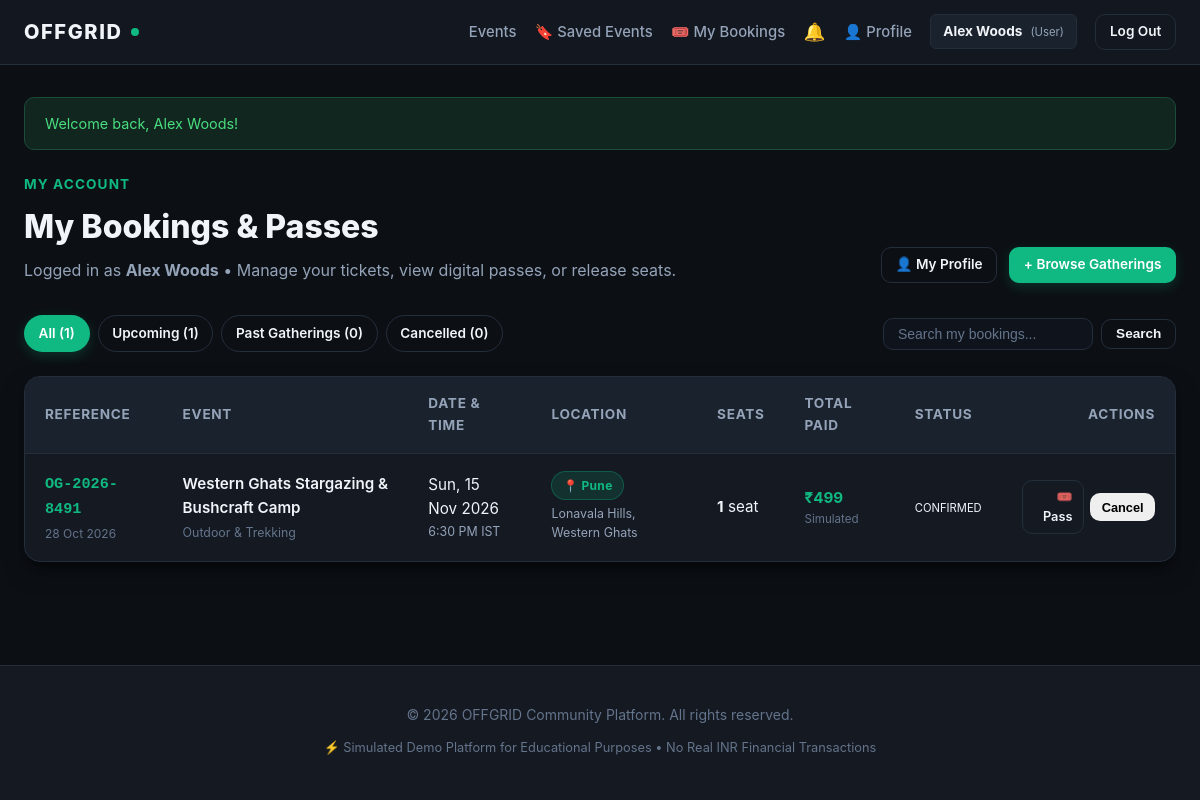
The app's page /my-bookings.php (signed in) with its own data.
### tables this page shows
CREATE TABLE `bookings` (
    `id` INT AUTO_INCREMENT PRIMARY KEY,
    `booking_code` VARCHAR(32) NOT NULL UNIQUE,
    `user_id` INT NOT NULL,
    `event_id` INT NOT NULL,
    `tickets_count` INT NOT NULL DEFAULT 1,
    `total_amount` DECIMAL(10, 2) NOT NULL DEFAULT 0.00,
    `payment_method` VARCHAR(50) NOT NULL DEFAULT 'Simulated Demo Payment',
    `payment_status` ENUM('confirmed', 'cancelled') NOT NULL DEFAULT 'confirmed',
    `payment_reference` VARCHAR(64) NOT NULL,
    `booking_date` TIMESTAMP DEFAULT CURRENT_TIMESTAMP,
    CONSTRAINT `fk_bookings_user`
        FOREIGN KEY (`user_id`) REFERENCES `users` (`id`)
        ON DELETE CASCADE
        ON UPDATE CASCADE,
    CONSTRAINT `fk_bookings_event`
        FOREIGN KEY (`event_id`) REFERENCES `events` (`id`)
        ON DELETE CASCADE
        ON UPDATE CASCADE,
     
    CONSTRAINT `unique_user_event_booking`
        UNIQUE (`user_id`, `event_id`)
);

CREATE TABLE `events` (
    `id` INT AUTO_INCREMENT PRIMARY KEY,
    `title` VARCHAR(200) NOT NULL,
    `category` VARCHAR(50) NOT NULL DEFAULT 'Outdoor & Adventure',
    `description` TEXT NOT NULL,
    `city` VARCHAR(100) NOT NULL DEFAULT 'All India',
    `location` VARCHAR(200) NOT NULL,
    `event_date` DATE NOT NULL,
    `event_time` TIME NOT NULL,
    `price` DECIMAL(10, 2) NOT NULL DEFAULT 0.00,
    `total_capacity` INT NOT NULL,
    `available_seats` INT NOT NULL,
    `image` VARCHAR(255) DEFAULT 'default-event.jpg',
    `status` ENUM('active', 'draft', 'completed', 'cancelled') NOT NULL DEFAULT 'active',
    `created_by` INT NULL,
    `created_at` TIMESTAMP DEFAULT CURRENT_TIMESTAMP,
    CONSTRAINT `fk_events_created_by`
        FOREIGN KEY (`created_by`) REFERENCES `users` (`id`)
        ON DELETE SET NULL
        ON UPDATE CASCADE,
    CONSTRAINT `chk_seats_non_negative`
        CHECK (`available_seats` >= 0)
);

### my-bookings.php (the view, shortened to what this page needs)
<?php
require_once __DIR__ . '/config/db.php';
require_once __DIR__ . '/includes/functions.php';
$currentUser = current_user();
$tab    = trim($_GET['tab'] ?? 'all');
$search = trim($_GET['search'] ?? '');
$today = date('Y-m-d');
$where = ['b.user_id = ?'];
$params = [$currentUser['id']];
$whereSql = implode(' AND ', $where);
$bookings = [];
try {
    $stmt = $pdo->prepare("
        SELECT b.id, b.booking_code, b.tickets_count, b.total_amount, b.payment_method,
               b.payment_status, b.payment_reference, b.booking_date,
               e.id AS event_id, e.title AS event_title, e.city, e.location, e.event_date,
               e.event_time, e.category, e.price, e.status AS event_status
        FROM bookings b
        JOIN events e ON b.event_id = e.id
        WHERE {$whereSql}
        ORDER BY b.booking_date DESC
    ");
    $stmt->execute($params);
    $bookings = $stmt->fetchAll();
} catch (PDOException $e) {
    error_log('[OFFGRID MY BOOKINGS ERROR] ' . $e->getMessage());
}
$tabCounts = ['all' => 0, 'upcoming' => 0, 'past' => 0, 'cancelled' => 0];
try {
    $countStmt = $pdo->prepare("
        SELECT
            COUNT(b.id) AS all_count,
            COUNT(CASE WHEN b.payment_status = 'confirmed' AND e.event_date >= ? THEN 1 END) AS upcoming_count,
            COUNT(CASE WHEN b.payment_status = 'confirmed' AND e.event_date < ? THEN 1 END) AS past_count,
            COUNT(CASE WHEN b.payment_status = 'cancelled' THEN 1 END) AS cancelled_count
        FROM bookings b
        JOIN events e ON b.event_id = e.id
        WHERE b.user_id = ?
    ");
    $countStmt->execute([$today, $today, $currentUser['id']]);
    $res = $countStmt->fetch();
    if ($res) {
        $tabCounts['all']       = (int)$res['all_count'];
        $tabCounts['upcoming']  = (int)$res['upcoming_count'];
        $tabCounts['past']      = (int)$res['past_count'];
        $tabCounts['cancelled'] = (int)$res['cancelled_count'];
    }
} catch (PDOException $e) {
    error_log('[OFFGRID TAB COUNTS ERROR] ' . $e->getMessage());
}
require_once __DIR__ . '/includes/header.php';
?>
<div style="margin-bottom: 2rem; display: flex; justify-content: space-between; align-items: flex-end; flex-wrap: wrap; gap: 1rem;">
    <div>
        <div style="font-size: 0.85rem; text-transform: uppercase; letter-spacing: 0.08em; color: var(--brand-accent); font-weight: 700; margin-bottom: 0.35rem;">
            My Account
        </div>
        <h1 style="font-size: 2rem; font-weight: 800; margin-bottom: 0.35rem;">My Bookings & Passes</h1>
        <p style="color: var(--text-secondary);">
            Logged in as <strong><?= e($currentUser['name']) ?></strong> &bull; Manage your tickets, view digital passes, or release seats.
        </p>
    </div>
    <div style="display: flex; gap: 0.75rem;">
        <a href="profile.php" class="btn btn-outline btn-sm">👤 My Profile</a>
        <a href="index.php" class="btn btn-primary btn-sm">+ Browse Gatherings</a>
    </div>
</div>
<div style="display: flex; justify-content: space-between; align-items: center; flex-wrap: wrap; gap: 1rem; margin-bottom: 1.5rem;">
    <div style="display: flex; gap: 0.5rem; flex-wrap: wrap;" role="tablist">
        <a href="my-bookings.php?tab=all<?= $search !== '' ? '&search=' . urlencode($search) : '' ?>"
           class="btn btn-sm <?= ($tab === 'all') ? 'btn-primary' : 'btn-outline' ?>" style="border-radius: 9999px;">
            All (<?= $tabCounts['all'] ?>)
        </a>
        <a href="my-bookings.php?tab=upcoming<?= $search !== '' ? '&search=' . urlencode($search) : '' ?>"
           class="btn btn-sm <?= ($tab === 'upcoming') ? 'btn-primary' : 'btn-outline' ?>" style="border-radius: 9999px;">
            Upcoming (<?= $tabCounts['upcoming'] ?>)
        </a>
        <a href="my-bookings.php?tab=past<?= $search !== '' ? '&search=' . urlencode($search) : '' ?>"
           class="btn btn-sm <?= ($tab === 'past') ? 'btn-primary' : 'btn-outline' ?>" style="border-radius: 9999px;">
            Past Gatherings (<?= $tabCounts['past'] ?>)
        </a>
        <a href="my-bookings.php?tab=cancelled<?= $search !== '' ? '&search=' . urlencode($search) : '' ?>"
           class="btn btn-sm <?= ($tab === 'cancelled') ? 'btn-primary' : 'btn-outline' ?>" style="border-radius: 9999px;">
            Cancelled (<?= $tabCounts['cancelled'] ?>)
        </a>
    </div>
    <form action="my-bookings.php" method="GET" style="display: flex; gap: 0.5rem; align-items: center; min-width: 260px;">
        <input
            type="text"
            name="search"
            class="form-control"
            placeholder="Search my bookings..."
            value="<?= e($search) ?>"
            style="padding: 0.45rem 0.85rem; font-size: 0.875rem;"
            autocomplete="off"
        >
        <button type="submit" class="btn btn-outline btn-sm">Search</button>
    </form>
</div>
<?php if (!empty($bookings)): ?>
    <div class="bookings-table-wrapper">
        <table class="data-table">
            <thead>
                <tr>
                    <th>Reference</th>
                    <th>Event</th>
                    <th>Date & Time</th>
                    <th>Location</th>
                    <th>Seats</th>
                    <th>Total Paid</th>
                    <th>Status</th>
                    <th style="text-align: right;">Actions</th>
                </tr>
            </thead>
            <tbody>
                <?php foreach ($bookings as $b): ?>
                    <?php
                    $isCancelled = ($b['payment_status'] === 'cancelled');
                    $isPast = ($b['event_date'] < $today);
                    ?>
                    <tr style="<?= $isCancelled ? 'opacity: 0.75;' : '' ?>">
                        <td>
                            <code style="color: <?= $isCancelled ? 'var(--text-muted)' : 'var(--brand-accent)' ?>; font-weight: 700; font-size: 0.95rem;">
                                <?= e($b['booking_code']) ?>
                            </code>
                            <div style="font-size: 0.75rem; color: var(--text-muted); margin-top: 0.15rem;">
                                <?= e(date('d M Y', strtotime($b['booking_date']))) ?>
                            </div>
                        </td>
                        <td>
                            <a href="event-details.php?id=<?= (int)$b['event_id'] ?>" style="color: var(--text-primary); font-weight: 600; text-decoration: none;">
                                <?= e($b['event_title']) ?>
                            </a>
                            <div style="font-size: 0.775rem; color: var(--text-muted); margin-top: 0.15rem;"><?= e($b['category']) ?></div>
                        </td>
                        <td>
                            <div><?= e(format_event_date($b['event_date'])) ?></div>
                            <div style="font-size: 0.775rem; color: var(--text-secondary);"><?= e(format_event_time($b['event_time'])) ?></div>
                        </td>
                        <td>
                            <div style="font-weight: 600;"><span class="badge-city-solid">📍 <?= e($b['city'] ?? 'India') ?></span></div>
                            <div style="font-size: 0.775rem; color: var(--text-secondary); margin-top: 0.2rem;"><?= e($b['location']) ?></div>
                        </td>
                        <td>
                            <strong><?= (int)$b['tickets_count'] ?></strong> <?= $b['tickets_count'] === 1 ? 'seat' : 'seats' ?>
                        </td>
                        <td>
                            <strong style="color: <?= $isCancelled ? 'var(--text-muted)' : 'var(--brand-accent)' ?>;">
                                <?= e(format_price($b['total_amount'])) ?>
                            </strong>
                            <div style="font-size: 0.725rem; color: var(--text-muted);">Simulated</div>
                        </td>
                        <td>
                            <?php if ($isCancelled): ?>
                                <span class="badge-status-cancelled" style="font-size: 0.7rem;">
                                    CANCELLED
                                </span>
                            <?php elseif ($isPast): ?>
                                <span class="badge-status-completed" style="font-size: 0.7rem;">
                                    COMPLETED
                                </span>
                            <?php else: ?>
                                <span class="badge-status-active" style="font-size: 0.7rem;">
                                    CONFIRMED
                                </span>
                            <?php endif; ?>
                        </td>
                        <td style="text-align: right;">
                            <div style="display: inline-flex; gap: 0.4rem; align-items: center; justify-content: flex-end;">
                                <a href="booking-confirmation.php?code=<?= urlencode($b['booking_code']) ?>" class="btn btn-outline btn-sm" style="padding: 0.35rem 0.65rem; font-size: 0.8rem;">
                                    🎟️ Pass
                                </a>
                                <?php if (!$isCancelled && !$isPast): ?>
                                    <form action="booking-cancel.php" method="POST" style="display: inline;" onsubmit="return confirmCancelReservation(<?= htmlspecialchars(json_encode($b['event_title']), ENT_QUOTES, 'UTF-8') ?>, <?= (int)$b['tickets_count'] ?>);">
                                        <button type="submit" class="btn btn-danger-outline btn-sm" style="padding: 0.35rem 0.65rem; font-size: 0.8rem;" title="Cancel this reservation and release seats">
                                            Cancel
                                        </button>
                                    </form>
                                <?php endif; ?>
                            </div>
                        </td>
                    </tr>
                <?php endforeach; ?>
            </tbody>
        </table>
    </div>
<?php endif; ?>
<?php
require_once __DIR__ . '/includes/footer.php';
?>

### assets/css/style.css (style rules this page uses)
:root { --bg-main: #0c1015; --bg-surface: #141922; --bg-surface-elevated: #1a222d; --bg-input: #0f141c; --border-subtle: #242e3b; --border-focus: #10b981; --text-primary: #f1f5f9; --text-secondary: #94a3b8; --text-muted: #64748b; --brand-accent: #10b981; --brand-accent-hover: #059669; --brand-accent-glow: rgba(16, 185, 129, 0.2); --danger-color: #ef4444; --danger-bg: #2a1518; --danger-border: #521c21; --success-color: #10b981; --success-bg: #10261e; --success-border: #1c4b38; --info-color: #38bdf8; --info-bg: #0e2439; --info-border: #174261; --radius-sm: 6px; --radius-md: 10px; --radius-lg: 16px; --shadow-soft: 0 10px 25px -5px rgba(0, 0, 0, 0.5), 0 8px 10px -6px rgba(0, 0, 0, 0.5); --transition-fast: 0.2s ease-in-out; }
*, *::before, *::after { box-sizing: border-box; margin: 0; padding: 0; }
html, body { overflow-x: hidden; width: 100%; max-width: 100%; }
body { font-family: -apple-system, BlinkMacSystemFont, "Segoe UI", Roboto, "Helvetica Neue", Arial, sans-serif; background-color: var(--bg-main); color: var(--text-primary); line-height: 1.6; min-height: 100vh; display: flex; flex-direction: column; }
.form-control { width: 100%; background-color: var(--bg-input); border: 1px solid var(--border-subtle); border-radius: var(--radius-md); padding: 0.75rem 1rem; font-size: 0.95rem; color: var(--text-primary); outline: none; transition: border-color var(--transition-fast), box-shadow var(--transition-fast); }
.form-control::placeholder { color: var(--text-muted); }
.btn { display: inline-flex; align-items: center; justify-content: center; padding: 0.75rem 1.25rem; font-size: 0.95rem; font-weight: 600; border-radius: var(--radius-md); text-decoration: none; cursor: pointer; border: 1px solid transparent; transition: background-color var(--transition-fast), transform var(--transition-fast), border-color var(--transition-fast); }
.btn-primary { background-color: var(--brand-accent); color: #ffffff; box-shadow: 0 4px 12px var(--brand-accent-glow); }
.btn-outline { background-color: transparent; border-color: var(--border-subtle); color: var(--text-primary); }
.btn-sm { padding: 0.4rem 0.85rem; font-size: 0.85rem; }
.badge-city-solid { background: rgba(16, 185, 129, 0.15); color: var(--brand-accent); border: 1px solid rgba(16, 185, 129, 0.3); padding: 0.25rem 0.65rem; border-radius: 9999px; font-size: 0.75rem; font-weight: 700; letter-spacing: 0.03em; display: inline-flex; align-items: center; gap: 0.3rem; }
.table-responsive, .bookings-table-wrapper { background: var(--bg-surface); border: 1px solid var(--border-subtle); border-radius: var(--radius-lg); overflow-x: auto; -webkit-overflow-scrolling: touch; box-shadow: var(--shadow-soft); width: 100%; }
.data-table { width: 100%; min-width: 760px; border-collapse: collapse; text-align: left; font-size: 0.95rem; }
.data-table th { background: var(--bg-surface-elevated); padding: 1rem 1.25rem; color: var(--text-secondary); font-size: 0.85rem; font-weight: 700; text-transform: uppercase; letter-spacing: 0.05em; border-bottom: 1px solid var(--border-subtle); }
.data-table td { padding: 1.1rem 1.25rem; border-bottom: 1px solid var(--border-subtle); color: var(--text-primary); vertical-align: middle; }
.data-table tr:last-child td { border-bottom: none; }

### records on screen
bookings: booking_code "OG-2026-8491", booking_date "28 Oct 2026", event.title "Western Ghats Stargazing & Bushcraft Camp", event.category "Outdoor & Trekking", event.event_date "Sun, 15 Nov 2026", event.event_time "6:30 PM IST", event.city "Pune", event.location "Lonavala Hills, Western Ghats", tickets_count "1", shows "seat", total_amount "₹499", payment_status "CONFIRMED"

### other values on screen
$currentUser['name'] "Alex Woods"
$currentUser['role'] "User"
$message "Welcome back, Alex Woods!"
$tabCounts['all'] "1"
$tabCounts['upcoming'] "1"
$tabCounts['past'] "0"
$tabCounts['cancelled'] "0"
